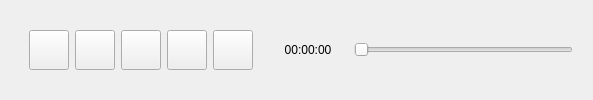
<?xml version="1.0" encoding="UTF-8"?>
<ui version="4.0">
 <class>VideoPlaybackWidget</class>
 <widget class="QWidget" name="VideoPlaybackWidget">
  <property name="geometry">
   <rect>
    <x>0</x>
    <y>0</y>
    <width>593</width>
    <height>100</height>
   </rect>
  </property>
  <property name="sizePolicy">
   <sizepolicy hsizetype="Preferred" vsizetype="Maximum">
    <horstretch>0</horstretch>
    <verstretch>0</verstretch>
   </sizepolicy>
  </property>
  <property name="windowTitle">
   <string>Form</string>
  </property>
  <layout class="QVBoxLayout" name="verticalLayout">
   <item>
    <widget class="QFrame" name="frame">
     <property name="sizePolicy">
      <sizepolicy hsizetype="Preferred" vsizetype="Maximum">
       <horstretch>0</horstretch>
       <verstretch>0</verstretch>
      </sizepolicy>
     </property>
     <layout class="QHBoxLayout" name="horizontalLayout_2">
      <item>
       <widget class="QFrame" name="buttonFrame">
        <property name="sizePolicy">
         <sizepolicy hsizetype="Maximum" vsizetype="Maximum">
          <horstretch>0</horstretch>
          <verstretch>0</verstretch>
         </sizepolicy>
        </property>
        <layout class="QHBoxLayout" name="ff">
         <item>
          <widget class="QPushButton" name="moveFirstButton">
           <property name="sizePolicy">
            <sizepolicy hsizetype="MinimumExpanding" vsizetype="MinimumExpanding">
             <horstretch>0</horstretch>
             <verstretch>0</verstretch>
            </sizepolicy>
           </property>
           <property name="minimumSize">
            <size>
             <width>40</width>
             <height>40</height>
            </size>
           </property>
           <property name="maximumSize">
            <size>
             <width>40</width>
             <height>40</height>
            </size>
           </property>
           <property name="text">
            <string/>
           </property>
          </widget>
         </item>
         <item>
          <widget class="QPushButton" name="movePrevButton">
           <property name="sizePolicy">
            <sizepolicy hsizetype="MinimumExpanding" vsizetype="MinimumExpanding">
             <horstretch>0</horstretch>
             <verstretch>0</verstretch>
            </sizepolicy>
           </property>
           <property name="minimumSize">
            <size>
             <width>40</width>
             <height>40</height>
            </size>
           </property>
           <property name="maximumSize">
            <size>
             <width>40</width>
             <height>40</height>
            </size>
           </property>
           <property name="text">
            <string/>
           </property>
          </widget>
         </item>
         <item>
          <widget class="QPushButton" name="playButton">
           <property name="sizePolicy">
            <sizepolicy hsizetype="MinimumExpanding" vsizetype="MinimumExpanding">
             <horstretch>0</horstretch>
             <verstretch>0</verstretch>
            </sizepolicy>
           </property>
           <property name="minimumSize">
            <size>
             <width>40</width>
             <height>40</height>
            </size>
           </property>
           <property name="maximumSize">
            <size>
             <width>40</width>
             <height>40</height>
            </size>
           </property>
           <property name="text">
            <string/>
           </property>
          </widget>
         </item>
         <item>
          <widget class="QPushButton" name="moveNextButton">
           <property name="sizePolicy">
            <sizepolicy hsizetype="MinimumExpanding" vsizetype="MinimumExpanding">
             <horstretch>0</horstretch>
             <verstretch>0</verstretch>
            </sizepolicy>
           </property>
           <property name="minimumSize">
            <size>
             <width>40</width>
             <height>40</height>
            </size>
           </property>
           <property name="maximumSize">
            <size>
             <width>40</width>
             <height>40</height>
            </size>
           </property>
           <property name="text">
            <string/>
           </property>
          </widget>
         </item>
         <item>
          <widget class="QPushButton" name="moveLastButton">
           <property name="sizePolicy">
            <sizepolicy hsizetype="MinimumExpanding" vsizetype="MinimumExpanding">
             <horstretch>0</horstretch>
             <verstretch>0</verstretch>
            </sizepolicy>
           </property>
           <property name="minimumSize">
            <size>
             <width>40</width>
             <height>40</height>
            </size>
           </property>
           <property name="maximumSize">
            <size>
             <width>40</width>
             <height>40</height>
            </size>
           </property>
           <property name="text">
            <string/>
           </property>
          </widget>
         </item>
        </layout>
       </widget>
      </item>
      <item>
       <widget class="QLabel" name="timeLabel">
        <property name="enabled">
         <bool>true</bool>
        </property>
        <property name="sizePolicy">
         <sizepolicy hsizetype="MinimumExpanding" vsizetype="Minimum">
          <horstretch>0</horstretch>
          <verstretch>0</verstretch>
         </sizepolicy>
        </property>
        <property name="minimumSize">
         <size>
          <width>80</width>
          <height>40</height>
         </size>
        </property>
        <property name="maximumSize">
         <size>
          <width>80</width>
          <height>40</height>
         </size>
        </property>
        <property name="text">
         <string>00:00:00</string>
        </property>
        <property name="alignment">
         <set>Qt::AlignCenter</set>
        </property>
       </widget>
      </item>
      <item>
       <widget class="QSlider" name="playbackSlider">
        <property name="sizePolicy">
         <sizepolicy hsizetype="Minimum" vsizetype="Maximum">
          <horstretch>0</horstretch>
          <verstretch>0</verstretch>
         </sizepolicy>
        </property>
        <property name="orientation">
         <enum>Qt::Horizontal</enum>
        </property>
       </widget>
      </item>
     </layout>
    </widget>
   </item>
  </layout>
 </widget>
 <resources/>
 <connections/>
</ui>
